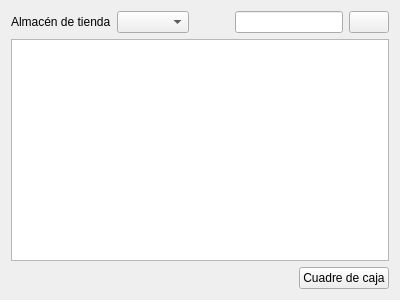
<?xml version="1.0" encoding="UTF-8"?>
<ui version="4.0">
 <class>StoreHouse</class>
 <widget class="QWidget" name="StoreHouse">
  <property name="geometry">
   <rect>
    <x>0</x>
    <y>0</y>
    <width>400</width>
    <height>300</height>
   </rect>
  </property>
  <property name="windowTitle">
   <string>Form</string>
  </property>
  <layout class="QVBoxLayout" name="verticalLayout">
   <item>
    <layout class="QHBoxLayout" name="horizontalLayout">
     <item>
      <widget class="QLabel" name="label">
       <property name="text">
        <string>Almacén de tienda</string>
       </property>
      </widget>
     </item>
     <item>
      <widget class="QComboBox" name="storeBox"/>
     </item>
     <item>
      <spacer name="horizontalSpacer">
       <property name="orientation">
        <enum>Qt::Horizontal</enum>
       </property>
       <property name="sizeHint" stdset="0">
        <size>
         <width>40</width>
         <height>20</height>
        </size>
       </property>
      </spacer>
     </item>
     <item>
      <widget class="QLineEdit" name="searchEdit"/>
     </item>
     <item>
      <widget class="QPushButton" name="searchButton">
       <property name="text">
        <string/>
       </property>
      </widget>
     </item>
    </layout>
   </item>
   <item>
    <widget class="QTableView" name="tableView">
     <property name="styleSheet">
      <string notr="true">selection-color: rgb(255, 255, 255);
selection-background-color: rgb(85, 170, 255);</string>
     </property>
     <property name="editTriggers">
      <set>QAbstractItemView::NoEditTriggers</set>
     </property>
     <property name="alternatingRowColors">
      <bool>true</bool>
     </property>
     <property name="selectionMode">
      <enum>QAbstractItemView::SingleSelection</enum>
     </property>
     <property name="selectionBehavior">
      <enum>QAbstractItemView::SelectRows</enum>
     </property>
     <attribute name="horizontalHeaderCascadingSectionResizes">
      <bool>true</bool>
     </attribute>
     <attribute name="horizontalHeaderHighlightSections">
      <bool>false</bool>
     </attribute>
     <attribute name="horizontalHeaderStretchLastSection">
      <bool>true</bool>
     </attribute>
     <attribute name="verticalHeaderVisible">
      <bool>false</bool>
     </attribute>
    </widget>
   </item>
   <item>
    <layout class="QHBoxLayout" name="horizontalLayout_2">
     <item>
      <spacer name="horizontalSpacer_2">
       <property name="orientation">
        <enum>Qt::Horizontal</enum>
       </property>
       <property name="sizeHint" stdset="0">
        <size>
         <width>40</width>
         <height>20</height>
        </size>
       </property>
      </spacer>
     </item>
     <item>
      <widget class="QPushButton" name="pushButton">
       <property name="text">
        <string>Cuadre de caja</string>
       </property>
      </widget>
     </item>
    </layout>
   </item>
  </layout>
 </widget>
 <resources/>
 <connections/>
</ui>
